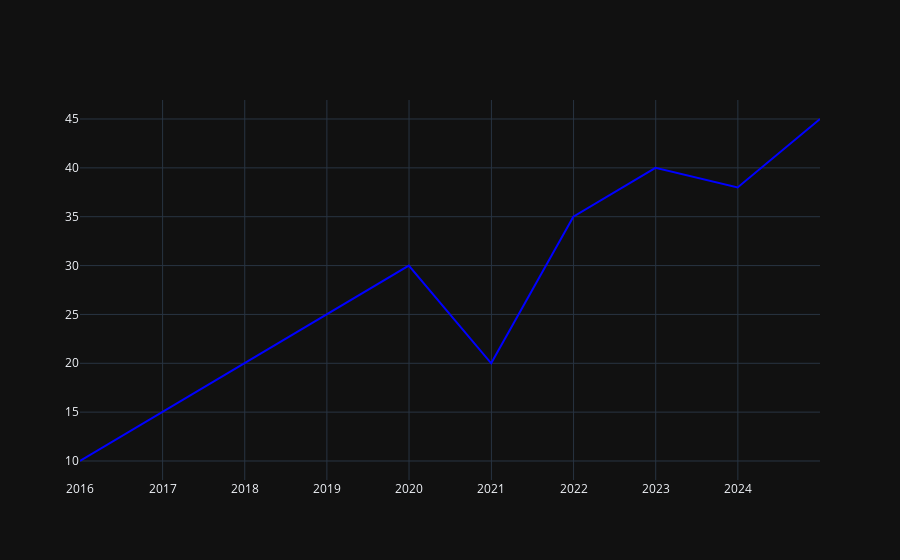

The notebook cell this image was saved under:
### Code cell
# Create the figure
fig = go.Figure()

# Add historical data
fig.add_trace(go.Scatter(
    x=historical["Date"], 
    y=historical["Value"], 
    mode="lines", 
    name="Historical",
    line=dict(color="blue")
))

fig.show()

### Figure 1 — Plotly figure (JSON) as saved in the notebook; plotly's stock layout.template omitted (floating-point values rounded to 4 significant figures)
{"data": [{"line": {"color": "blue"}, "mode": "lines", "name": "Historical", "type": "scatter", "x": ["2015-12-31T00:00:00.000000000", "2016-12-31T00:00:00.000000000", "2017-12-31T00:00:00.000000000", "2018-12-31T00:00:00.000000000", "2019-12-31T00:00:00.000000000", "2020-12-31T00:00:00.000000000", "2021-12-31T00:00:00.000000000", "2022-12-31T00:00:00.000000000", "2023-12-31T00:00:00.000000000", "2024-12-31T00:00:00.000000000"], "y": [10, 15, 20, 25, 30, 20, 35, 40, 38, 45]}], "layout": {}}
